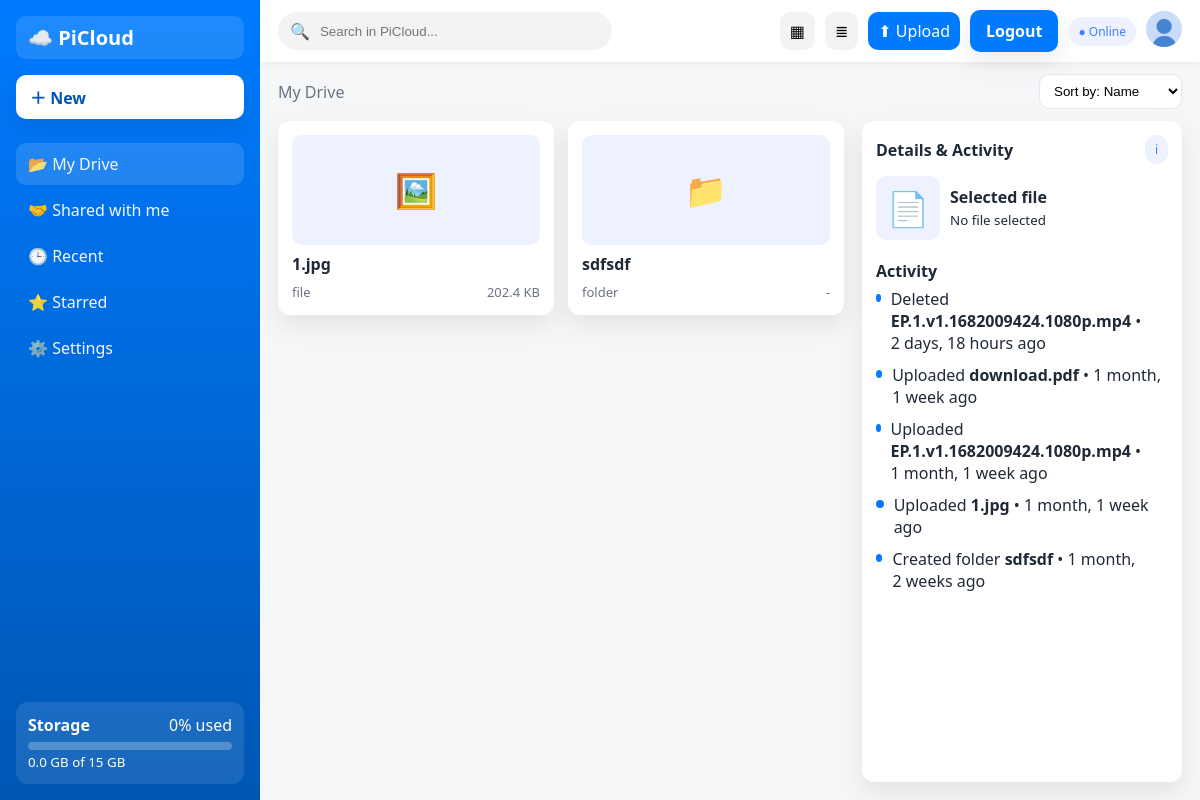
/index/ (signed in), run on the app's committed database.
### accounts/models.py (models this page shows, shortened)
class Profile(models.Model):
    GENDER_CHOICES = [
        ('Male', 'Male'),
        ('Female', 'Female'),
        ('Other', 'Other'),
        ('Prefer not to say', 'Prefer not to say'),
    ]
    user = models.OneToOneField(User, on_delete=models.CASCADE)
    image = models.ImageField(default='default.jpg', upload_to='profile_pics')
    storage_used = models.BigIntegerField(default=0)  # bytes
    phone_number = models.CharField(max_length=20, blank=True, null=True)
    date_of_birth = models.DateField(blank=True, null=True)
    gender = models.CharField(max_length=20, choices=GENDER_CHOICES, blank=True, null=True)
    location = models.CharField(max_length=100, blank=True, null=True)
    bio = models.TextField(max_length=500, blank=True, null=True)
    def get_storage_used_gb(self):
        return self.storage_used / (1024 * 1024 * 1024)
    def get_storage_limit_gb(self):
        try:
            if hasattr(self.user, 'subscription') and self.user.subscription.is_active:
                return self.user.subscription.plan.storage_gb
            else:
                return 15
        except:
            return 15
    def get_storage_limit_bytes(self):
        return self.get_storage_limit_gb() * 1024 * 1024 * 1024
    def get_storage_used_percent(self):
        storage_limit = self.get_storage_limit_bytes()
        if storage_limit == 0:
            return 0
        return min((self.storage_used / storage_limit) * 100, 100)

### storage/models.py (models this page shows, shortened)
class Activity(models.Model):
    ACTION_CHOICES = [
        ('upload', 'Uploaded'),
        ('download', 'Downloaded'),
        ('delete', 'Deleted'),
        ('rename', 'Renamed'),
        ('share', 'Shared'),
        ('move', 'Moved'),
        ('create_folder', 'Created folder'),
    ]
    user = models.ForeignKey(User, on_delete=models.CASCADE)
    action = models.CharField(max_length=20, choices=ACTION_CHOICES)
    item_name = models.CharField(max_length=255)
    details = models.TextField(blank=True)
    timestamp = models.DateTimeField(auto_now_add=True)
    class Meta:
        ordering = ['-timestamp']

### storage/views.py (the view)
# urls.py: path('index/', views.index, name='index'),
@login_required
def index(request):
    folder_id = request.GET.get('folder')
    current_folder = None
    if folder_id:
        current_folder = get_object_or_404(Folder, id=folder_id, owner=request.user)
        files = File.objects.filter(folder=current_folder, owner=request.user)
        folders = Folder.objects.filter(parent=current_folder, owner=request.user)
    else:
        files = File.objects.filter(folder=None, owner=request.user)
        folders = Folder.objects.filter(parent=None, owner=request.user)
    items = []
    for folder in folders:
        items.append({
            'id': folder.id,
            'name': folder.name,
            'type': 'folder',
            'size': '-',
            'modified': folder.updated_at.strftime('%b %d'),
            'icon': '📁'
        })
    for file in files:
        items.append({
            'id': file.id,
            'name': file.name,
            'type': 'file',
            'size': file.get_formatted_size(),
            'modified': file.updated_at.strftime('%b %d'),
            'icon': file.get_icon()
        })
    activities = Activity.objects.filter(user=request.user)[:10]
    profile = request.user.profile
    storage_used_percent = profile.get_storage_used_percent()
    storage_used_gb = profile.get_storage_used_gb()
    storage_limit_gb = profile.get_storage_limit_gb()
    context = {
        'items': items,
        'current_folder': current_folder,
        'activities': activities,
        'storage_used_percent': round(storage_used_percent),
        'storage_used_gb': round(storage_used_gb, 1),
        'storage_limit_gb': storage_limit_gb,
    }
    return render(request, 'storage/index.html', context)

### storage/models.py (called while the page is built)
    def get_icon(self):
        if self.mime_type.startswith('image/'):
            return '🖼️'
        elif self.mime_type.startswith('video/'):
            return '🎥'
        elif self.mime_type.startswith('audio/'):
            return '🎵'
        elif 'pdf' in self.mime_type:
            return '📕'
        elif any(word in self.mime_type for word in ['word', 'doc']):
            return '📄'
        elif any(word in self.mime_type for word in ['sheet', 'excel']):
            return '📊'
        elif any(word in self.mime_type for word in ['presentation', 'powerpoint']):
            return '📊'
        elif 'zip' in self.mime_type or 'compressed' in self.mime_type:
            return '📦'
        else:
            return '📄'

    def get_formatted_size(self):
        size = self.size
        for unit in ['B', 'KB', 'MB', 'GB']:
            if size < 1024.0:
                return f"{size:.1f} {unit}"
            size /= 1024.0
        return f"{size:.1f} TB"

### templates/storage/index.html (shortened to what this page needs)
<!DOCTYPE html>
<html lang="en">
<head>
</head>
<body>
  <div class="app">
    <aside class="sidebar" id="sidebar">
      <a href="{% url 'dashboard' %}" style="text-decoration:none;color:inherit">
        <div class="logo">☁️ PiCloud</div>
      </a>
      <button class="newBtn" id="newBtn">＋ New</button>
      <nav class="nav">
        <a href="{% url 'index' %}" class="active">📂 My Drive</a>
        <a href="#">🤝 Shared with me</a>
        <a href="{% url 'recent_files' %}">🕒 Recent</a>
        <a href="{% url 'starred_files' %}">⭐ Starred</a>
        <a href="{% url 'profile' %}">⚙️ Settings</a>
      </nav>
      <div class="storageCard">
        <div style="display:flex;justify-content:space-between;align-items:center">
          <strong>Storage</strong>
          <span>{{ storage_used_percent }}% used</span>
        </div>
        <div class="storageBar"></div>
        <small>{{ storage_used_gb }} GB of {{ storage_limit_gb }} GB</small>
      </div>
    </aside>
    <main class="main">
      <div class="topbar">
        <div class="leftGroup">
          <div class="search">
            🔍 <input id="search" type="search" placeholder="Search in PiCloud..." />
          </div>
        </div>
        <div class="actions">
          <button class="iconBtn" id="gridBtn" title="Grid view">▦</button>
          <button class="iconBtn" id="listBtn" title="List view">≣</button>
          <button class="iconBtn primary" id="uploadBtn">⬆ Upload</button>
          <form action="{% url 'logout' %}?next={% url 'dashboard' %}" method="post" style="display:inline;">
            <button type="submit" style="background:#007bff;color:#fff;border:none;border-radius:10px;padding:10px 16px;cursor:pointer;box-shadow:0 10px 25px rgba(0,0,0,.08);font-weight:600;">
              Logout
            </button>
          </form>
          <div class="userBadge">
            {% if user.is_authenticated %}
              <span class="pill">● Online</span>
              <a href="{% url 'profile' %}">
                <img class="avatar" src="{{ user.profile.image.url }}" alt="{{ user.username }}" style="width:36px;height:36px;border-radius:50%;object-fit:cover"/>
              </a>
            {% endif %}
          </div>
        </div>
      </div>
      <div class="toolbar">
        <div class="crumbs" id="breadcrumbs">
          <span data-path="/">My Drive</span>
        </div>
        <div class="viewToggles">
          <select class="select" id="sortSelect">
            <option value="name">Sort by: Name</option>
          </select>
        </div>
      </div>
      <section class="content">
        <div class="filesPanel">
          <div class="grid" id="gridView"></div>
        </div>
        <aside class="infoPanel">
          <div class="infoHeader">
            <strong>Details & Activity</strong>
            <span class="pill">i</span>
          </div>
          <div>
            <div style="display:flex;gap:10px;align-items:center;margin-bottom:8px">
              <div class="thumb" style="width:64px;height:64px">📄</div>
              <div>
                <div style="font-weight:600">Selected file</div>
                <small class="muted">No file selected</small>
              </div>
            </div>
          </div>
          <div>
            <strong style="display:block;margin-bottom:6px">Activity</strong>
            <div class="activity" id="activity">
              {% for activity in activities %}
              <div class="item">
                <span class="dot"></span>
                <div>{{ activity.get_action_display }} <b>{{ activity.item_name }}</b> • {{ activity.timestamp|timesince }} ago</div>
              </div>
              {% endfor %}
            </div>
          </div>
        </aside>
      </section>
    </main>
  </div>
</body>
</html>

### data on the page
Activity: action "Deleted", item_name "EP.1.v1.1682009424.1080p.mp4", timestamp "2 days, 18 hours"
Activity: action "Uploaded", item_name "download.pdf", timestamp "1 month, 1 week"
Activity: action "Uploaded", item_name "EP.1.v1.1682009424.1080p.mp4", timestamp "1 month, 1 week"
Activity: action "Uploaded", item_name "1.jpg", timestamp "1 month, 1 week"
Activity: action "Created folder", item_name "sdfsdf", timestamp "1 month, 2 weeks"

### other printed values
{{ storage_used_percent }} "0"
{{ storage_used_gb }} "0.0"
{{ storage_limit_gb }} "15"
